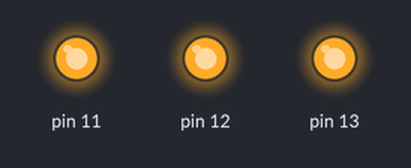
A sketch run on a simulated Arduino Uno, built with avr-gcc and run on an emulated ATmega328P. Shown: output pins drawn as LEDs (lit = HIGH).

Above: at 0.2 s.
At 1.7 s:
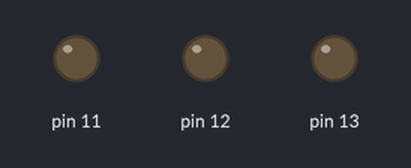
Timing chart, 0 to 3.0 s (numbered marks = the images above):
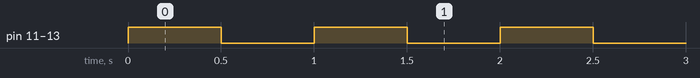

Measured:
- by itself, pin 11–13: alternates HIGH for 0.50 s and LOW for 0.50 s

The sketch:

FanRead.ino
```cpp
void setup() {
  // put you5r setup code here, to run once:
  pinMode(13,OUTPUT);
  pinMode(12,OUTPUT);
  pinMode(11,OUTPUT);

  digitalWrite(13,HIGH);
  digitalWrite(12,HIGH);
  digitalWrite(11,HIGH);
}

void loop()
{
  digitalWrite(13,HIGH);
  digitalWrite(12,HIGH);
  digitalWrite(11,HIGH);
  delay(500);

  digitalWrite(13,LOW);
  digitalWrite(12,LOW);
  digitalWrite(11,LOW);
  delay(500);

}
```
